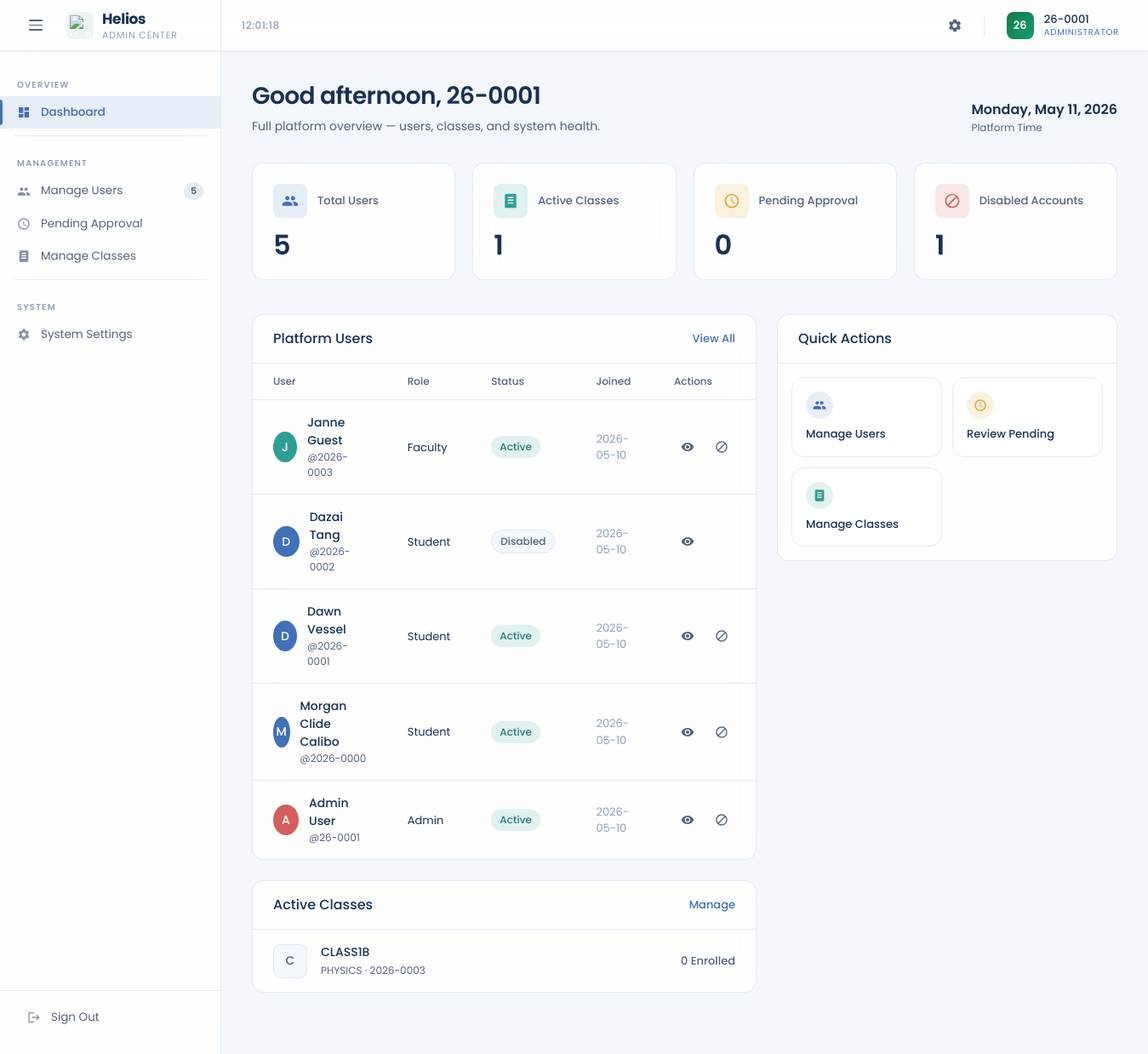
The page /dashboard_admin.php (signed in) on the database its author committed.
### tables this page shows
CREATE TABLE `users` (
  `id` int(10) UNSIGNED NOT NULL,
  `request_id` varchar(20) NOT NULL COMMENT 'Temp registration ID (REQ-XXXXXXXX), kept for audit trail',
  `authorized_person_id` varchar(36) DEFAULT NULL,
  `firstname` varchar(100) NOT NULL,
  `lastname` varchar(100) NOT NULL,
  `fullname` varchar(201) NOT NULL,
  `phonenumber` varchar(255) NOT NULL COMMENT 'Encrypted at application layer',
  `username` varchar(10) NOT NULL COMMENT 'Permanent ID — YY-XXXX format — set once on approval, NEVER updated',
  `email` varchar(255) NOT NULL COMMENT 'Encrypted at application layer',
  `password` varchar(255) DEFAULT NULL COMMENT 'bcrypt hash — NULL until approved',
  `role` enum('student','faculty','admin') NOT NULL,
  `status` enum('pending','active','disabled') NOT NULL DEFAULT 'pending',
  `activation_request` tinyint(1) NOT NULL DEFAULT 1,
  `registered_at` datetime NOT NULL DEFAULT current_timestamp(),
  `activated_at` datetime DEFAULT NULL COMMENT 'Set when admin approves the account',
  `must_change_password` tinyint(1) NOT NULL DEFAULT 0,
  `temp_password_expires_at` int(11) DEFAULT NULL,
  `disabled_reason` varchar(100) DEFAULT NULL,
  `disabled_at` datetime DEFAULT NULL,
  `otp` varchar(6) DEFAULT NULL,
  `otp_expiry` int(11) DEFAULT NULL,
  `disabled_by` varchar(100) DEFAULT NULL,
  `enabled_by` varchar(100) DEFAULT NULL,
  `enabled_at` datetime DEFAULT NULL,
  `password_changed_at` datetime DEFAULT NULL
);

CREATE TABLE `classes` (
  `id` varchar(20) NOT NULL,
  `name` varchar(200) NOT NULL,
  `subject` varchar(200) NOT NULL,
  `description` text DEFAULT NULL,
  `code` char(6) NOT NULL COMMENT '6-char alphanumeric join code',
  `owner` varchar(10) NOT NULL COMMENT 'Faculty YY-XXXX username',
  `status` enum('active','archived') NOT NULL DEFAULT 'active',
  `created_at` datetime NOT NULL DEFAULT current_timestamp()
);

### dashboard_admin.php (the view, shortened to what this page needs)
<?php
$username = htmlspecialchars($_SESSION['username']);
$initials = strtoupper(substr($username, 0, 2));
require_once 'db.php';
$allUsers = $pdo->query("
    SELECT username, fullname, role, status,
           DATE(activated_at) as joined
      FROM users
     ORDER BY registered_at DESC
")->fetchAll();
$allClasses = $pdo->query("
    SELECT c.id, c.name, c.subject, c.owner,
           COUNT(cm.username) as member_count
      FROM classes c
      LEFT JOIN class_members cm ON cm.class_id = c.id
     GROUP BY c.id
")->fetchAll();
$totalUsers    = count($allUsers);
$pendingCount  = count(array_filter($allUsers, fn($u) => $u['status'] === 'pending'));
$disabledCount = count(array_filter($allUsers, fn($u) => $u['status'] === 'disabled'));
$activeClasses = count($allClasses);
$recentUsers  = array_slice($allUsers, 0, 6);
$hour     = (int)date('H');
$greeting = $hour < 12 ? 'Good morning' : ($hour < 18 ? 'Good afternoon' : 'Good evening');
?>
<!DOCTYPE html>
<html lang="en">
<head>
</head>
<body>
<header class="topbar">
    <div class="topbar-brand">
        <button class="menu-toggle" id="menuToggle" aria-label="Toggle menu">
            <span></span><span></span><span></span>
        </button>
        <div class="brand-icon">
            <img class="brand-logo-img brand-logo-light" src="img/Light Icon.png" alt="Helios University">
        </div>
        <div class="brand-wordmark">Helios<span>Admin Center</span></div>
    </div>
    <div class="topbar-center">
        <span class="topbar-clock" id="liveClock"></span>
    </div>
    <div class="topbar-right">
        <a href="role_admin_systemSettings.php" class="topbar-icon-btn" title="System Settings" aria-label="System settings">
            <svg><use href="#ic-settings"></use></svg>
        </a>
        <button type="button" class="avatar-btn" id="accountButton" title="Account" aria-haspopup="dialog" aria-expanded="false">
            <div class="avatar-circle"><?= $initials ?></div>
            <div class="avatar-meta">
                <div class="avatar-name"><?= htmlspecialchars($username) ?></div>
                <div class="avatar-role">Administrator</div>
            </div>
        </button>
    </div>
</header>
<div class="body-wrap">
    <nav class="sidebar" id="sidebar">
        <div class="nav-section-label">Overview</div>
        <a href="dashboard_admin.php" class="nav-link active">
            <svg><use href="#ic-dashboard"></use></svg> Dashboard
        </a>
        <div class="nav-divider"></div>
        <div class="nav-section-label">Management</div>
        <a href="role_admin_manageUsers.php" class="nav-link">
            <svg><use href="#ic-users"></use></svg> Manage Users
            <?php if($totalUsers > 0): ?><span class="nav-badge dim"><?= $totalUsers ?></span><?php endif; ?>
        </a>
        <a href="pending_approval.php" class="nav-link">
            <svg><use href="#ic-pending"></use></svg> Pending Approval
        </a>
        <a href="role_admin_manageClasses.php" class="nav-link">
            <svg><use href="#ic-class"></use></svg> Manage Classes
        </a>
        <div class="nav-divider"></div>
        <div class="nav-section-label">System</div>
        <a href="role_admin_systemSettings.php" class="nav-link">
            <svg><use href="#ic-settings"></use></svg> System Settings
        </a>
        <div class="sidebar-footer">
            <a href="logout.php" class="nav-link">
                <svg><use href="#ic-logout"></use></svg> Sign Out
            </a>
        </div>
    </nav>
    <main class="main" id="mainContent">
        <div class="page-header">
            <div>
                <h1 class="page-title"><?= $greeting ?>, <?= $username ?></h1>
                <p class="page-subtitle">Full platform overview — users, classes, and system health.</p>
            </div>
            <div>
                <div class="page-date" id="currentDate"></div>
                <div class="page-date-sub">Platform Time</div>
            </div>
        </div>
        <div class="kpi-strip">
            <div class="kpi-card blue">
                <div class="kpi-header">
                    <div class="kpi-icon"><svg><use href="#ic-users"></use></svg></div>
                    <div class="kpi-label">Total Users</div>
                </div>
                <div class="kpi-value"><?= $totalUsers ?></div>
            </div>
            <div class="kpi-card green">
                <div class="kpi-header">
                    <div class="kpi-icon"><svg><use href="#ic-class"></use></svg></div>
                    <div class="kpi-label">Active Classes</div>
                </div>
                <div class="kpi-value"><?= $activeClasses ?></div>
            </div>
            <div class="kpi-card yellow">
                <div class="kpi-header">
                    <div class="kpi-icon"><svg><use href="#ic-pending"></use></svg></div>
                    <div class="kpi-label">Pending Approval</div>
                </div>
                <div class="kpi-value"><?= $pendingCount ?></div>
            </div>
            <div class="kpi-card red">
                <div class="kpi-header">
                    <div class="kpi-icon"><svg><use href="#ic-block"></use></svg></div>
                    <div class="kpi-label">Disabled Accounts</div>
                </div>
                <div class="kpi-value"><?= $disabledCount ?></div>
            </div>
        </div>
        <div class="content-grid">
            <div>
                <div class="panel">
                    <div class="panel-header">
                        <div class="panel-title">Platform Users</div>
                        <a href="role_admin_manageUsers.php" class="panel-action">View All</a>
                    </div>
                    <div class="table-wrap">
                        <table class="table">
                            <thead>
                                <tr>
                                    <th>User</th>
                                    <th>Role</th>
                                    <th>Status</th>
                                    <th>Joined</th>
                                    <th>Actions</th>
                                </tr>
                            </thead>
                            <tbody>
                                <?php foreach($recentUsers as $u):
                                    $uRole    = $u['role']     ?? 'student';
                                    $uStatus  = $u['status']   ?? 'active';
                                    $uName    = $u['fullname'] ?? $u['username'] ?? '';
                                    $uUser    = $u['username'] ?? '';
                                    $uJoined  = $u['joined']   ?? '—';
                                    $avatarClass = $uRole === 'faculty' ? 'f' : ($uRole === 'admin' ? 'a' : 's');
                                    $initLetter  = strtoupper(substr($uName, 0, 1));
                                ?>
                                <tr>
                                    <td>
                                        <div class="user-cell">
                                            <div class="user-avatar <?= $avatarClass ?>"><?= $initLetter ?></div>
                                            <div>
                                                <div class="user-name"><?= htmlspecialchars($uName) ?></div>
                                                <div class="user-handle">@<?= htmlspecialchars($uUser) ?></div>
                                            </div>
                                        </div>
                                    </td>
                                    <td><span class="role-text"><?= htmlspecialchars($uRole) ?></span></td>
                                    <td><span class="status-chip <?= $uStatus ?>"><?= htmlspecialchars($uStatus) ?></span></td>
                                    <td style="color:var(--text-muted); font-size:13px;"><?= htmlspecialchars($uJoined) ?></td>
                                    <td>
                                        <div class="action-btns">
                                            <a href="role_admin_manageUsers.php?user=<?= urlencode($uUser) ?>" class="btn-icon" title="View"><svg><use href="#ic-eye"></use></svg></a>
                                            <?php if($uStatus !== 'disabled'): ?>
                                                <a href="role_admin_manageUsers.php?user=<?= urlencode($uUser) ?>" class="btn-icon" title="Disable"><svg><use href="#ic-block"></use></svg></a>
                                            <?php endif; ?>
                                        </div>
                                    </td>
                                </tr>
                                <?php endforeach; ?>
                            </tbody>
                        </table>
                    </div>
                </div>
                <div class="panel">
                    <div class="panel-header">
                        <div class="panel-title">Active Classes</div>
                        <a href="role_admin_manageClasses.php" class="panel-action">Manage</a>
                    </div>
                    <div>
                        <?php foreach(array_slice($allClasses, 0, 4) as $cls):
                            $cName    = $cls['name']    ?? 'Untitled';
                            $cSubj    = $cls['subject'] ?? '';
                            $cOwner   = $cls['owner']   ?? '—';
                            $cMembers = count($cls['members'] ?? []);
                            $cLetter  = strtoupper(substr($cName, 0, 1));
                        ?>
                        <div class="list-item">
                            <div class="list-icon"><?= $cLetter ?></div>
                            <div class="list-content">
                                <div class="list-title"><?= htmlspecialchars($cName) ?></div>
                                <div class="list-sub"><?= htmlspecialchars($cSubj) ?> · <?= htmlspecialchars($cOwner) ?></div>
                            </div>
                            <div style="font-size:13px; font-weight:500; color:var(--text-secondary);"><?= $cMembers ?> Enrolled</div>
                        </div>
                        <?php endforeach; ?>
                    </div>
                </div>
            </div>
            <div>
                <div class="panel">
                    <div class="panel-header">
                        <div class="panel-title">Quick Actions</div>
                    </div>
                    <div class="quick-actions">
                        <a href="role_admin_manageUsers.php" class="qa-card">
                            <div class="qa-icon"><svg><use href="#ic-users"></use></svg></div>
                            <div class="qa-title">Manage Users</div>
                        </a>
                        <a href="pending_approval.php" class="qa-card">
                            <div class="qa-icon" style="color:var(--accent-yellow); background:var(--accent-yellow-dim);"><svg><use href="#ic-pending"></use></svg></div>
                            <div class="qa-title">Review Pending</div>
                        </a>
                        <a href="role_admin_manageClasses.php" class="qa-card">
                            <div class="qa-icon" style="color:var(--accent-green); background:var(--accent-green-dim);"><svg><use href="#ic-class"></use></svg></div>
                            <div class="qa-title">Manage Classes</div>
                        </a>
                    </div>
                </div>
            </div>
        </div>
    </main>
</div>
</body>
</html>

### rows shown on the page
users: fullname "J", fullname "Janne Guest", username "2026-0003", role "Faculty", status "Active", uJoined "2026-05-10"
users: fullname "D", fullname "Dazai Tang", username "2026-0002", role "Student", status "Disabled", uJoined "2026-05-10"
users: fullname "D", fullname "Dawn Vessel", username "2026-0001", role "Student", status "Active", uJoined "2026-05-10"
users: fullname "M", fullname "Morgan Clide Calibo", username "2026-0000", role "Student", status "Active", uJoined "2026-05-10"
users: fullname "A", fullname "Admin User", username "26-0001", role "Admin", status "Active", uJoined "2026-05-10"
classes: name "C", name "CLASS1B", subject "PHYSICS", owner "2026-0003", cMembers "0"

### other values the page prints
$initials "26"
$username "26-0001"
$totalUsers "5"
$activeClasses "1"
$pendingCount "0"
$disabledCount "1"
